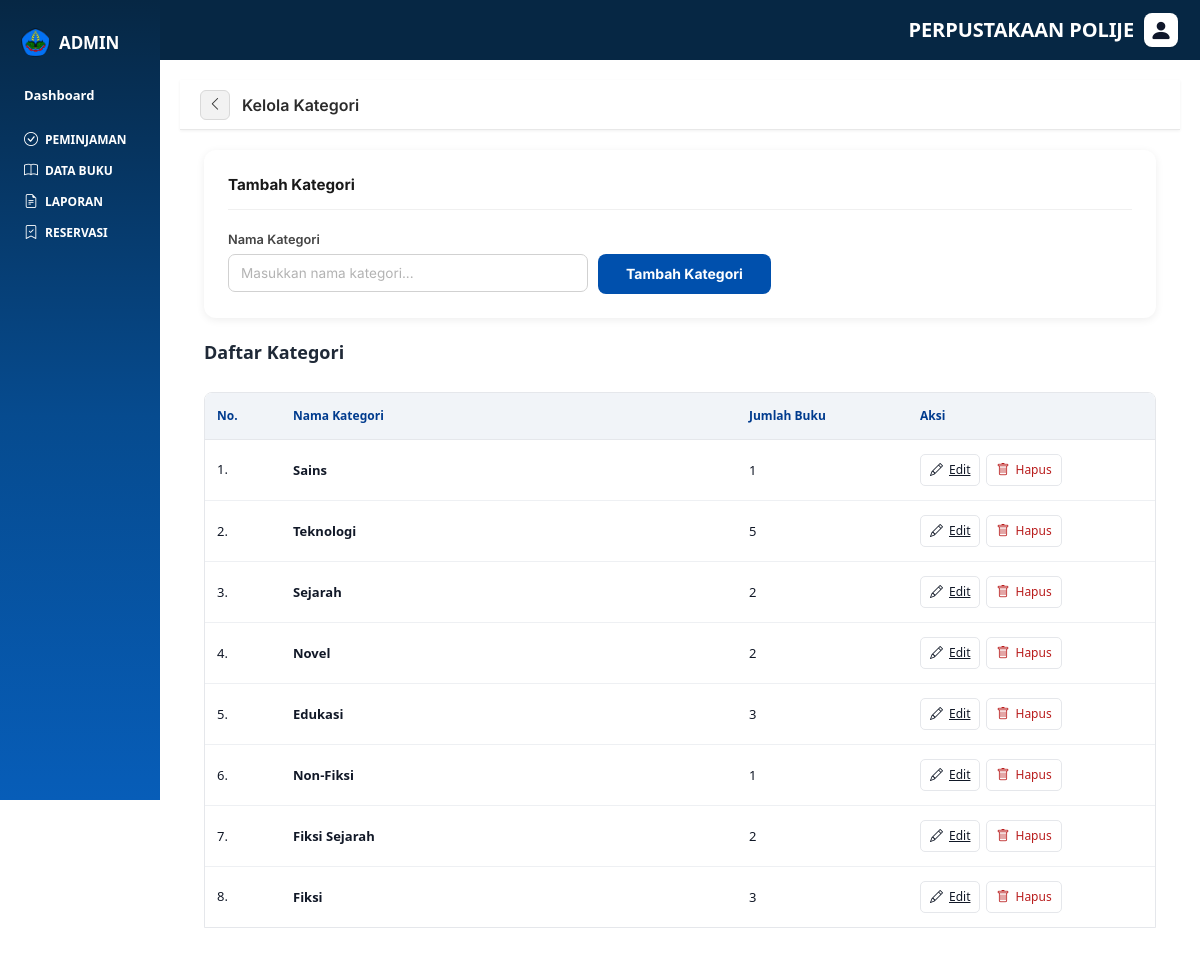
The app's page /admin/index.php?menu=kategori, older data.
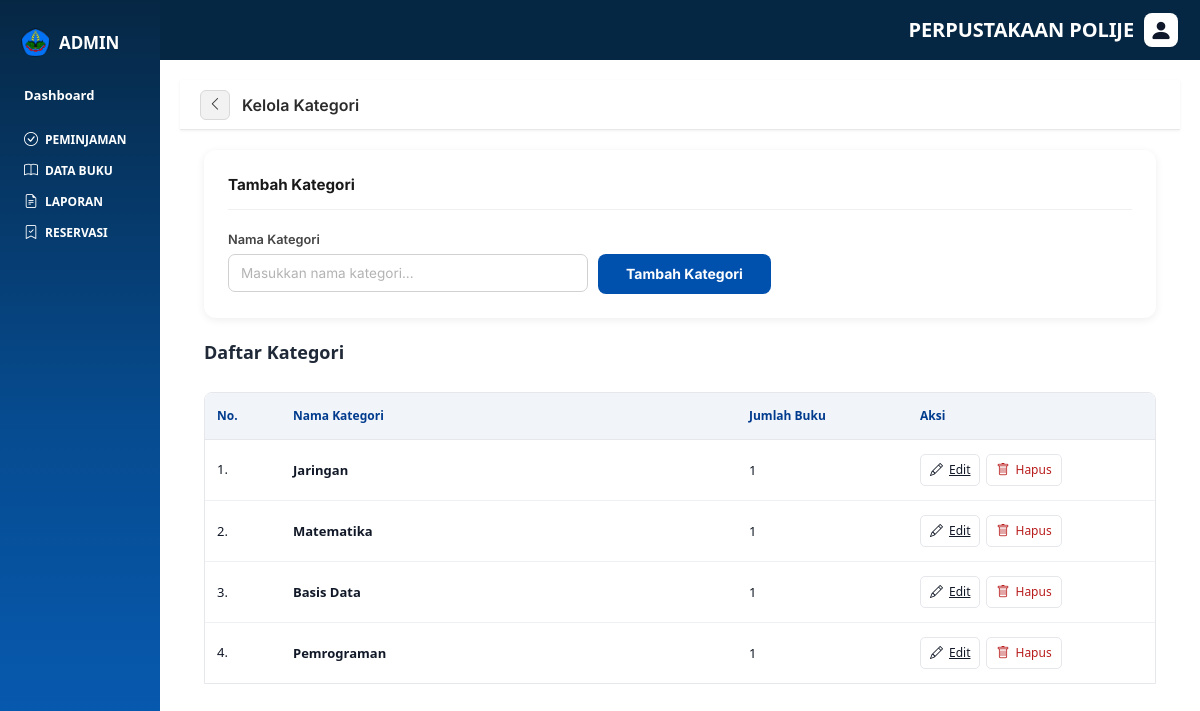
The same page, newer data.
### tables this page shows
CREATE TABLE kategori (
    id_kategori INT AUTO_INCREMENT PRIMARY KEY,
    nama_kategori VARCHAR(100) NOT NULL UNIQUE,
    created_at TIMESTAMP NULL DEFAULT CURRENT_TIMESTAMP,
    updated_at TIMESTAMP NULL DEFAULT CURRENT_TIMESTAMP ON UPDATE CURRENT_TIMESTAMP
);

### controllers/KategoriController.php (called while the page is built, shortened)
<?php
require_once __DIR__ . '/../models/Kategori.php';
class KategoriController
{
    private $model;
    public function __construct()
    {
        $this->model = new Kategori();
    }
    public function index()
    {
        $editId = isset($_GET['edit']) ? (int) $_GET['edit'] : 0;
        $editKategori = $editId > 0 ? $this->model->find($editId) : null;
        $data = [
            'kategoriList' => $this->model->all(),
            'editKategori' => $editKategori,
            'errorsKategori' => $_SESSION['errors_kategori'] ?? [],
            'successKategori' => $_SESSION['success_kategori'] ?? '',
            'oldKategori' => $_SESSION['old_kategori'] ?? ['nama_kategori' => '']
        ];
        return $data;
    }
}
if (!function_exists('eKategori')) {
    function eKategori($value)
    {
        return htmlspecialchars((string) $value, ENT_QUOTES, 'UTF-8');
    }
}

### models/Kategori.php (called while the page is built, shortened)
<?php
require_once __DIR__ . '/../config/database.php';
class Kategori
{
    private $conn;
    public function __construct()
    {
        $this->conn = (new Database())->getConnection();
    }
    public function all()
    {
        $sql = "SELECT k.id_kategori, k.nama_kategori, COUNT(b.id_buku) AS jumlah_buku
                FROM kategori k
                LEFT JOIN buku b ON b.id_kategori = k.id_kategori
                GROUP BY k.id_kategori, k.nama_kategori
                ORDER BY k.id_kategori DESC";
        $result = $this->conn->query($sql);
        $data = [];
        while ($row = $result->fetch_assoc()) {
            $data[] = $row;
        }
        return $data;
    }
}

### config/database.php (called while the page is built, shortened)
<?php
class Database {
    private $host = 'localhost';
    private $user = 'root';
    private $password = '';
    private $db = 'db_perpustakaan';
    public $conn;
    public function __construct() {
        $hostingConfig = __DIR__ . '/hosting.php';
        $this->conn = null;
        try {
            $this->conn = new mysqli(
                $this->host,
                $this->user,
                $this->password,
                $this->db
            );
            $this->conn->set_charset('utf8mb4');
        } catch (Exception $e) {
            die($e->getMessage());
        }
    }
    public function getConnection() {
        return $this->conn;
    }
}
?>

### admin/pages/kategori.php (the view, shortened to what this page needs)
<?php
require_once __DIR__ . '/../../controllers/KategoriController.php';
$kategoriController = new KategoriController();
extract($kategoriController->index(), EXTR_SKIP);
$sedangEdit = !empty($editKategori);
$namaForm = $sedangEdit ? $editKategori['nama_kategori'] : ($oldKategori['nama_kategori'] ?? '');
?>
<section class="databuku-page">
    <div class="breadcrumb-bar" style="margin: -18px -24px 20px;">
        <a href="?menu=databuku" class="breadcrumb-back-btn">
            <i class="bi bi-chevron-left"></i>
        </a>
        <span class="breadcrumb-title">Kelola Kategori</span>
    </div>
    <div class="panel-card">
        <div class="panel-title"><?= $sedangEdit ? 'Edit Kategori' : 'Tambah Kategori'; ?></div>
        <form
            method="post"
            action="<?= $sedangEdit ? 'actions/kategori/update.php' : 'actions/kategori/store.php'; ?>"
            class="kategori-form"
        >
            <label class="form-label-custom" for="nama_kategori">Nama Kategori</label>
            <div class="kategori-form-row">
                <input
                    class="form-input-custom"
                    id="nama_kategori"
                    name="nama_kategori"
                    type="text"
                    value="<?= eKategori($namaForm); ?>"
                    placeholder="Masukkan nama kategori..."
                    required
                >
                <button type="submit" class="btn-tambahkan">
                    <?= $sedangEdit ? 'Simpan Edit' : 'Tambah Kategori'; ?>
                </button>
            </div>
        </form>
    </div>
    <div class="databuku-header">
        <h1>Daftar Kategori</h1>
    </div>
    <div class="databuku-table-wrap">
        <table class="databuku-table kategori-table">
            <colgroup>
                <col style="width: 8%;">
                <col style="width: 48%;">
                <col style="width: 18%;">
                <col style="width: 26%;">
            </colgroup>
            <thead>
                <tr>
                    <th>No.</th>
                    <th>Nama Kategori</th>
                    <th>Jumlah Buku</th>
                    <th>Aksi</th>
                </tr>
            </thead>
            <tbody>
                <?php if (empty($kategoriList)): ?>
                    <tr>
                        <td colspan="4" class="databuku-empty">Belum ada kategori.</td>
                    </tr>
                <?php else: ?>
                    <?php foreach ($kategoriList as $index => $kategori): ?>
                        <tr>
                            <td><?= $index + 1; ?>.</td>
                            <td><?= eKategori($kategori['nama_kategori']); ?></td>
                            <td><?= (int) $kategori['jumlah_buku']; ?></td>
                            <td class="databuku-actions">
                                <a href="?menu=kategori&edit=<?= (int) $kategori['id_kategori']; ?>" class="btn-table-action">
                                    <i class="bi bi-pencil"></i>
                                    <span>Edit</span>
                                </a>
                                <form
                                    method="post"
                                    action="actions/kategori/delete.php"
                                    class="databuku-delete-form"
                                    onsubmit="return confirm('Yakin ingin menghapus kategori ini?')"
                                >
                                    <button type="submit" class="btn-table-action btn-delete-book">
                                        <i class="bi bi-trash"></i>
                                        <span>Hapus</span>
                                    </button>
                                </form>
                            </td>
                        </tr>
                    <?php endforeach; ?>
                <?php endif; ?>
            </tbody>
        </table>
    </div>
</section>

### admin/index.php (shortened to what this page needs)
<?php
$menu = $_GET['menu'] ?? 'dashboard';
$allowedMenus = [
    'akun' => [
        'file' => 'pages/akun.php',
        'styles' => ['../public/css/akun.css'],
    ],
    'peminjaman' => [
        'file' => 'pages/datapeminjaman.php',
        'styles' => [
            '../public/css/datapeminjam.css',
            '../public/css/popuppeminjaman.css',
        ],
    ],
    'databuku' => [
        'file' => 'pages/databuku.php',
        'styles' => [
            '../public/css/databuku.css',
            '../public/css/kategori.css',
        ],
    ],
    'laporan' => [
        'file' => 'pages/laporantransaksi.php',
        'styles' => [
            '../public/css/laporantransaksi.css',
        ],
    ],
    'tambahbuku' => [
        'file' => 'pages/tambah.php',
        'styles' => [
            '../public/css/tambah.css'
        ]
    ],
    'kategori' => [
        'file' => 'pages/kategori.php',
        'styles' => [
            '../public/css/databuku.css',
            '../public/css/tambah.css',
            '../public/css/kategori.css'
        ]
    ],
    'editbuku' => [
        'file' => 'pages/editBuku.php',
        'styles' => [
            '../public/css/tambah.css'
        ]
    ],
    'dashboard' => [
        'file' => 'pages/dash.php',
        'styles' => [
            '../public/css/dash.css'
        ]
    ],
    'reservasi' => [
        'file'   => 'pages/reservasi.php',
        'styles' => [
            '../public/css/reservasi.css',
        ],
    ],
];
$currentMenu = $menu;
$currentFile = $allowedMenus[$menu]['file'];
$currentStyles = $allowedMenus[$menu]['styles'];
function localCssHref(string $href): string
{
    $path = realpath(__DIR__ . DIRECTORY_SEPARATOR . str_replace(['/', '\\'], DIRECTORY_SEPARATOR, $href));
    $version = $path && file_exists($path) ? filemtime($path) : time();
    return $href . '?v=' . $version;
}
?>
<!DOCTYPE html>
<html>
<head>
    <link rel="stylesheet" href="<?= htmlspecialchars(localCssHref('../public/css/sidetop.css'), ENT_QUOTES, 'UTF-8'); ?>">
    <?php foreach ($currentStyles as $style): ?>
        <link rel="stylesheet" href="<?= htmlspecialchars(localCssHref($style), ENT_QUOTES, 'UTF-8'); ?>">
    <?php endforeach; ?>
    <link rel="stylesheet" href="https://cdn.jsdelivr.net/npm/bootstrap@5.3.0/dist/css/bootstrap.min.css">
    <link rel="stylesheet" href="https://cdn.jsdelivr.net/npm/bootstrap-icons@1.11.3/font/bootstrap-icons.min.css">
</head>
<body>
    <?php include 'sidebar.php'; ?>
    <?php include 'topbar.php'; ?>
    <main class="main-content">
        <?php include $currentFile; ?>
    </main>
</body>
</html>

### admin/sidebar.php
<aside class="sidebar">
    <div class="sidebar-brand">
        <div class="sidebar-brand-icon">
            <img src="../logo_polije.png" alt="Logo Polije">
        </div>
        <span class="sidebar-brand-text">ADMIN</span>
    </div>
    <nav class="sidebar-nav">
        <a href="?menu=dashboard" class="sidebar-item <?= ($currentMenu === 'dashboard') ? 'active' : ''; ?>">
            <span>Dashboard</span>
        </a>
        <div class="sidebar-divider"></div>
        <a href="?menu=peminjaman" class="sidebar-subitem <?= ($currentMenu === 'peminjaman') ? 'active' : ''; ?>">
            <i class="bi bi-check-circle"></i>
            <span>PEMINJAMAN</span>
        </a>
        <a href="?menu=databuku" class="sidebar-subitem <?= in_array($currentMenu, ['databuku', 'tambahbuku'], true) ? 'active' : ''; ?>">
            <i class="bi bi-book"></i>
            <span>DATA BUKU</span>
        </a>
        <a href="?menu=laporan" class="sidebar-subitem <?= ($currentMenu === 'laporan') ? 'active' : ''; ?>">
            <i class="bi bi-file-earmark-text"></i>
            <span>LAPORAN</span>
        </a>
        <a href="?menu=reservasi" class="sidebar-subitem <?= ($currentMenu === 'reservasi') ? 'active' : ''; ?>">
            <i class="bi bi-bookmark-check"></i>
            <span>RESERVASI</span>
        </a>
    </nav>
</aside>

### admin/topbar.php
<header class="topbar">
    <span class="topbar-title">PERPUSTAKAAN POLIJE</span>
    <a href="?menu=akun" class="topbar-account" aria-label="Akun Admin">
        <div class="topbar-avatar">
            <i class="bi bi-person-fill"></i>
        </div>
    </a>
</header>

### public/css/sidetop.css (style rules this page uses)
.sidebar { width: 160px; height: 100vh; background: linear-gradient(180deg, #062744 0%, #064b8f 52%, #075db8 100%); position: fixed; top: 0; left: 0; z-index: 200; display: flex; flex-direction: column; padding: 24px 14px; overflow-y: auto; font-family: "Segoe UI", Arial, sans-serif; }
.sidebar-brand { display: flex; align-items: center; gap: 9px; min-height: 36px; margin-bottom: 20px; padding: 0 7px; }
.sidebar-brand-icon { width: 29px; height: 29px; border-radius: 50%; flex-shrink: 0; display: flex; align-items: center; justify-content: center; overflow: hidden; }
.sidebar-brand-icon img { width: 29px; height: 29px; display: block; object-fit: contain; }
.sidebar-brand-text { font-family: "Segoe UI", Arial, sans-serif; font-size: 17px; color: #fff; font-weight: 800; line-height: 1; letter-spacing: -0.1px; }
.sidebar-nav { display: flex; flex-direction: column; gap: 4px; }
.sidebar-divider { height: 7px; flex-shrink: 0; }
.sidebar-item, .sidebar-subitem { display: flex; align-items: center; width: 100%; color: #fff; text-decoration: none; white-space: nowrap; border-radius: 6px; transition: background-color 0.15s ease, color 0.15s ease; }
.sidebar-item { min-height: 31px; padding: 0 10px; font-family: "Segoe UI", Arial, sans-serif; font-size: 13px; font-weight: 750; }
.sidebar-subitem { min-height: 27px; gap: 7px; padding: 0 10px; font-family: "Segoe UI", Arial, sans-serif; font-size: 12px; font-weight: 800; letter-spacing: 0; }
.sidebar-subitem i { width: 14px; font-size: 14px; line-height: 1; flex-shrink: 0; }
.topbar { position: fixed; top: 0; left: 160px; right: 0; height: 60px; background-color: #062744; display: flex; align-items: center; justify-content: flex-end; gap: 10px; padding: 0 22px; z-index: 190; font-family: "Segoe UI", Arial, sans-serif; box-shadow: 0 1px 0 rgba(255, 255, 255, 0.06); }
.topbar-title { font-family: "Segoe UI", Arial, sans-serif; font-size: 20px; color: #fff; font-weight: 800; line-height: 1; letter-spacing: -0.1px; }
.topbar-account { display: inline-flex; color: inherit; text-decoration: none; }
.topbar-avatar { width: 34px; height: 34px; background-color: #fff; border-radius: 8px; display: flex; align-items: center; justify-content: center; color: #0f172a; font-size: 23px; cursor: pointer; box-shadow: 0 1px 2px rgba(0, 0, 0, 0.16); }

### public/css/databuku.css (style rules this page uses)
.databuku-page, .databuku-page * { box-sizing: border-box; }
body { margin: 0; background: #f3f4f6; font-family: Arial, sans-serif; color: #1f2937; }
:root { --sidebar-width: 160px; --topbar-height: 60px; }
.main-content { margin-left: var(--sidebar-width); margin-top: var(--topbar-height); padding: 20px; }
.databuku-page { width: 100%; max-width: none; min-height: calc(100vh - var(--topbar-height) - 40px); margin: 0; padding: 18px 24px 28px; background: transparent; color: #0f172a; }
.databuku-header { display: flex; align-items: center; min-height: 38px; margin-bottom: 20px; }
.databuku-header h1 { margin: 0; font-size: 18px; line-height: 1.2; font-weight: 700; color: #1f2937; }
.databuku-table-wrap { width: 100%; overflow-x: hidden; border: 1px solid #e5e7eb; border-radius: 8px 8px 0 0; }
.databuku-table { width: 100%; border-collapse: collapse; table-layout: fixed; background: #ffffff; }
.databuku-table thead tr { background: #f1f4f8; }
.databuku-table th { padding: 14px 12px; border-bottom: 1px solid #e5e7eb; color: #003b8e; font-size: 12px; font-weight: 700; text-align: left; white-space: nowrap; }
.databuku-table td { padding: 14px 12px; border-bottom: 1px solid #eef0f3; color: #111827; font-size: 13px; vertical-align: middle; overflow: hidden; text-overflow: ellipsis; }
.databuku-table tbody tr:last-child td { border-bottom: 0; }
.databuku-table td:nth-child(2), .databuku-table td:nth-child(3), .databuku-table td:nth-child(4), .databuku-table td:nth-child(6) { white-space: normal; line-height: 1.15; }
.databuku-actions { display: flex; align-items: center; gap: 6px; white-space: nowrap; overflow: hidden !important; }
.databuku-delete-form { display: flex; flex: 0 0 auto; margin: 0; }
.btn-table-action { flex: 0 0 auto; height: 32px; padding: 0 9px; border: 1px solid #e5e7eb; border-radius: 5px; display: inline-flex; align-items: center; gap: 6px; background: #ffffff; color: #111827; font-size: 12px; cursor: pointer; }
.btn-delete-book { color: #b91c1c; }
.btn-table-action i { font-size: 13px; }

Row changes from the older to the newer data that the page shows:
removed kategori: nama_kategori "Sains", jumlah_buku "1"
removed kategori: nama_kategori "Teknologi", jumlah_buku "5"
removed kategori: nama_kategori "Sejarah", jumlah_buku "2"
removed kategori: nama_kategori "Novel", jumlah_buku "2"
removed kategori: nama_kategori "Edukasi", jumlah_buku "3"
removed kategori: nama_kategori "Non-Fiksi", jumlah_buku "1"
removed kategori: nama_kategori "Fiksi Sejarah", jumlah_buku "2"
removed kategori: nama_kategori "Fiksi", jumlah_buku "3"
added kategori: nama_kategori "Jaringan", jumlah_buku "1"
added kategori: nama_kategori "Matematika", jumlah_buku "1"
added kategori: nama_kategori "Basis Data", jumlah_buku "1"
added kategori: nama_kategori "Pemrograman", jumlah_buku "1"
